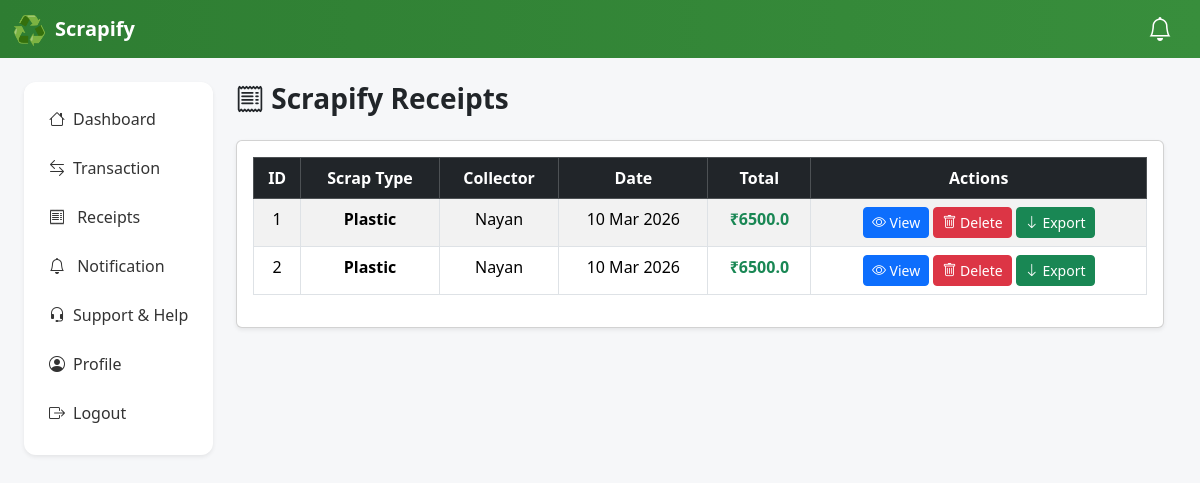
Page /seller-receipt/ (signed in) on the committed database.
### home/models.py (models this page shows, shortened)
class PickupReceipt(models.Model):
    pickup_request = models.ForeignKey(
        "PickupRequest",
        on_delete=models.CASCADE
    )
    collector = models.ForeignKey(
        User,
        on_delete=models.CASCADE
    )
    total_amount = models.FloatField(default=0)
    created_at = models.DateTimeField(auto_now_add=True)

class PickupRequest(models.Model):
    STATUS_CHOICES = [
        ('pending', 'Pending'),
        ('accepted', 'Accepted'),
        ('rejected', 'Rejected'),
        ('completed', 'Completed'),
        ('failed','Failed'),
        ('cancelled',"Cancelled")
    ]
    scrap = models.ForeignKey(Scrap, on_delete=models.CASCADE)
    seller = models.ForeignKey(User, related_name='seller_requests', on_delete=models.CASCADE)
    collector = models.ForeignKey(User, related_name='collector_requests', on_delete=models.CASCADE)
    status = models.CharField(max_length=20, choices=STATUS_CHOICES, default='pending')
    scheduled_date = models.DateTimeField(null=True, blank=True)
    created_at = models.DateTimeField(auto_now_add=True)

class Scrap(models.Model):
    SCRAP_TYPES = [
        ('plastic', 'Plastic'),
        ('paper', 'Paper'),
        ('aluminium', 'Aluminium'),
        ('iron', 'Iron'),
        ('brass','Brass'),
        ('copper', 'Copper'),
        ('electronics', 'E-Waste'),
        ('glass', 'Glass'),
        ('mixed', 'Mixed Scrap'),
    ]
    seller = models.ForeignKey(User, on_delete=models.CASCADE)
    scrap_type = models.CharField(max_length=50, choices=SCRAP_TYPES)
    quantity = models.DecimalField(max_digits=6, decimal_places=2)
    scrap_image = models.ImageField(upload_to="scrap_images/", null=True, blank=True)
    flat_no = models.CharField(max_length=100,blank=True,null=True)
    building_name = models.CharField(max_length=200,blank=True,null=True)
    area = models.CharField(max_length=200)
    pincode = models.CharField(max_length=10)
    status = models.CharField(
        max_length=20,
        choices=[
            ('posted', 'Posted'),
            ('requested', 'Requested'),
            ('accepted', 'Accepted'),
            ('rejected', 'Rejected'),
            ('completed', 'Completed'),
        ],
        default='posted'
    )
    created_at = models.DateTimeField(auto_now_add=True)

### home/views.py (the view)
# urls.py: path("seller-receipt/",views.seller_receipts,name="seller_receipts"),
@login_required
def seller_receipts(request):
    receipts = PickupReceipt.objects.filter(
        pickup_request__seller=request.user
    )
    reviewed_collectors = CollectorReview.objects.filter(
        seller=request.user
    ).values_list("collector_id", flat=True)
    return render(request, "seller_receipts.html", {
        "receipts": receipts,
        "reviewed_collectors": reviewed_collectors
    })

### home/context_processors.py (called while the page is built)
def sidebar_counts(request):
    if request.user.is_authenticated:
        unread_notifications = Notification.objects.filter(
            receiver=request.user,
            is_read=False
        ).count()
        pending_orders = PickupRequest.objects.filter(
            collector=request.user,
            status="pending"
        ).count()
        return {
            "unread_notifications": unread_notifications,
            "pending_orders": pending_orders
        }
    return {}

### templates/seller_receipts.html (shortened to what this page needs)
{% extends "base.html" %}
{% block body %}
<div class="container-fluid mt-4">
<div class="row">
<div class="col-lg-2 d-none d-lg-block px-4">
            <div class="sidebar shadow-sm">
                <a href="/" class="{% if page == 'home' %}active{% endif %}"><i class="bi bi-house me-2"></i>Dashboard</a>
            <a href="/transaction" class="{% if page == 'transaction' %}active{% endif %}"><i class="bi bi-arrow-left-right me-2"></i>Transaction</a>
            <a href="/seller-receipt/" class="{% if page == 'receipt' %}active{% endif %}">
    <i class="bi bi-receipt me-2"></i>
    Receipts
</a>
            <a href="/notify" class="{% if page == 'notification' %}active{% endif %}">
                  <i class="bi bi-bell me-2"></i>
                  Notification
                </a>
            <a href="/support" class="{% if page == 'support' %}active{% endif %}"><i class="bi bi-headset me-2"></i>Support & Help</a>
            <a href="/profile" class="{% if page == 'profile' %}active{% endif %}"><i class="bi bi-person-circle me-2"></i>Profile</a>
            <a href="/logout" class="{% if page == 'logout' %}active{% endif %}" onclick="return confirm('Want to logout?')"><i class="bi bi-box-arrow-right me-2"></i>Logout</a></div>
        </div>
<div class="col-lg-10 px-md-4">
<div class="container mt-0">
<h3 class="fw-bold mb-4">
<i class="bi bi-receipt"></i> Scrapify Receipts
</h3>
<div class="card shadow-sm">
<div class="card-body">
<table class="table table-hover table-bordered table-striped">
<thead class="table-dark text-center">
<tr>
<th>ID</th>
<th>Scrap Type</th>
<th>Collector</th>
<th>Date</th>
<th>Total</th>
<th class="text-center">Actions</th>
</tr>
</thead>
<tbody class="text-center">
{% for receipt in receipts %}
<tr>
<td>{{ forloop.counter }}</td>
<td>
<span><strong>
{{ receipt.pickup_request.scrap.get_scrap_type_display }}
</strong></span>
</td>
<td>{{ receipt.pickup_request.collector.username|capfirst }}</td>
<td>{{ receipt.created_at|date:"d M Y" }}</td>
<td class="fw-bold text-success">
₹{{ receipt.total_amount }}
</td>
<td class="text-center">
<a href="{% url 'view_receipt' receipt.id %}"
class="btn btn-sm btn-primary"> <i class="bi bi-eye"></i> View </a>
<a href="{% url 'delete_receipt' receipt.id %}"
class="btn btn-sm btn-danger"
onclick="return confirm('Want to delete this receipt?')"> <i class="bi bi-trash"></i> Delete </a>
<a href="{% url 'download_receipt_pdf' receipt.id %}" class="btn bi-arrow-down btn-sm btn-success">
Export
</a>
</td>
</tr>
{% empty %}
<tr>
<td colspan="6" class="text-center text-muted">
No receipts available
</td>
</tr>
{% endfor %}
</tbody>
</table>
</div>
</div>
</div>
</div>
</div>
</div>
{% endblock %}

### templates/base.html (style rules this page uses)
body { background-color: #f6f7f9; }
.sidebar { position: fixed; background: #fff; border-radius: 12px; padding: 15px; }
.sidebar a { display: block; padding: 10px; color: #333; text-decoration: none; border-radius: 8px; margin-bottom: 5px; }
.table thead { background-color: #e6f4ec; }

### rows in the picture
PickupReceipt: pickup_request.scrap.scrap_type "Plastic", pickup_request.collector.username "Nayan", created_at "10 Mar 2026", total_amount "6500.0"
PickupReceipt: pickup_request.scrap.scrap_type "Plastic", pickup_request.collector.username "Nayan", created_at "10 Mar 2026", total_amount "6500.0"
